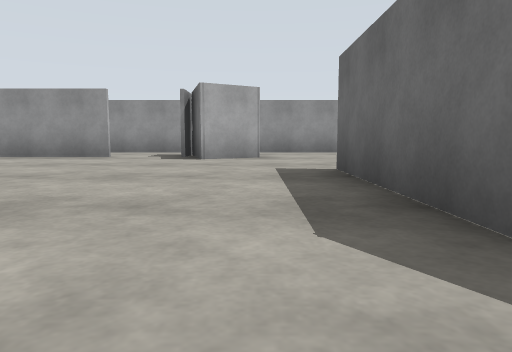
View 1 (above)

21 first-person views from a walk through a Gazebo world. The camera is 0.72 m above the floor, tilts 6° down and sees 70° across. The floor is counted in squares, 2 m on a side. Each view is taken from the middle of a square. On the plan, view 1 faces up. The plan holds only what a view shows up to about 9 squares ahead; the rest is blank.

View 2
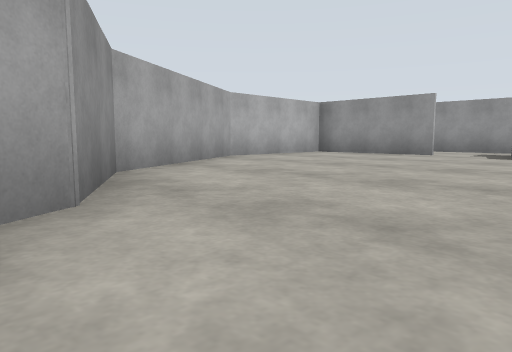

View 3
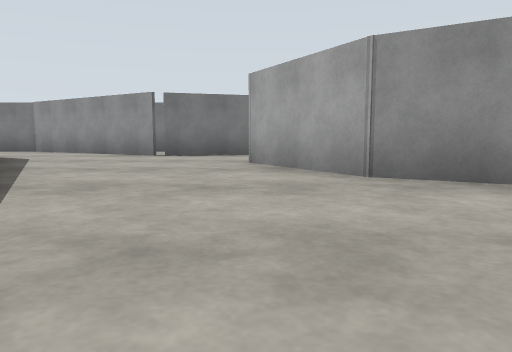

View 4
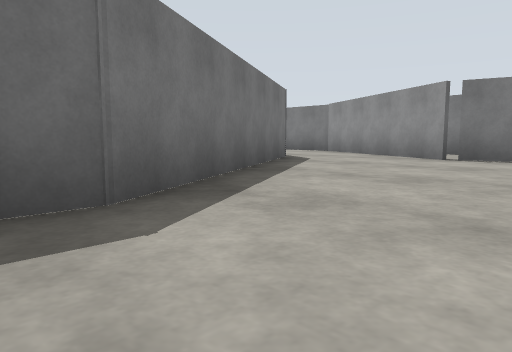

View 5
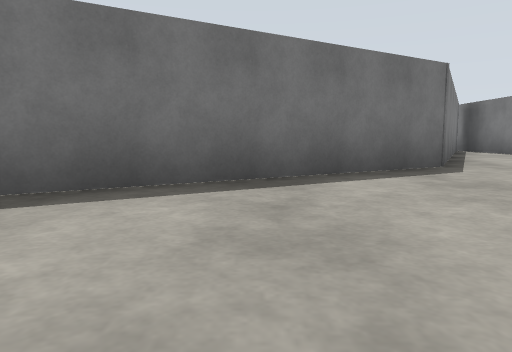

View 6
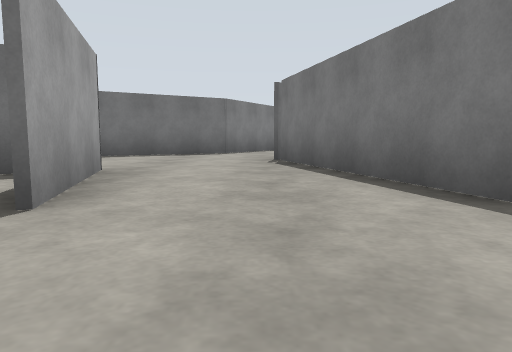

View 7
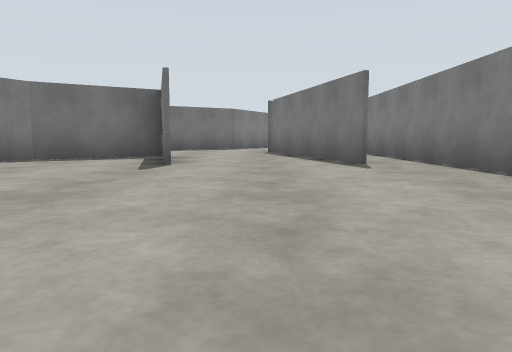

View 8
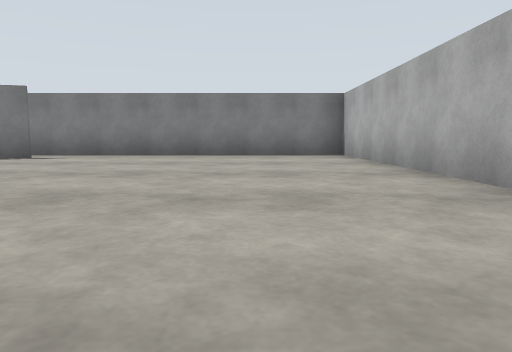

View 9
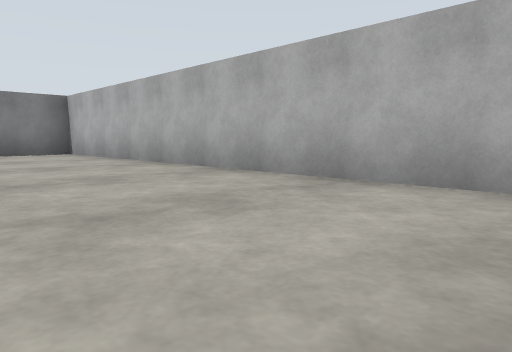

View 10
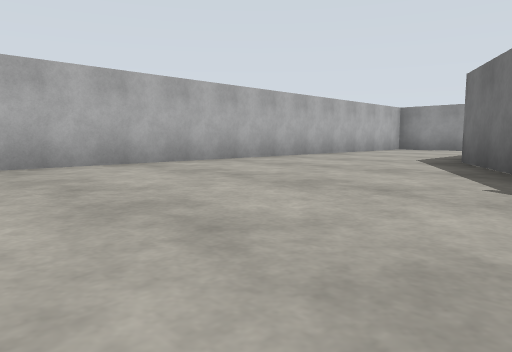

View 11
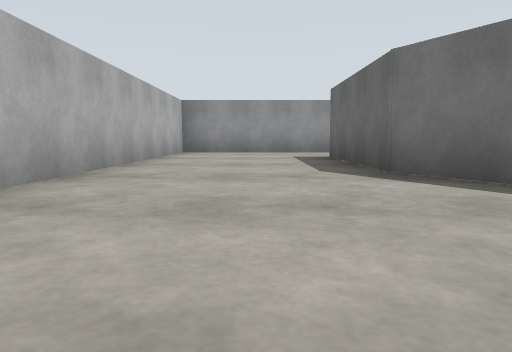

View 12
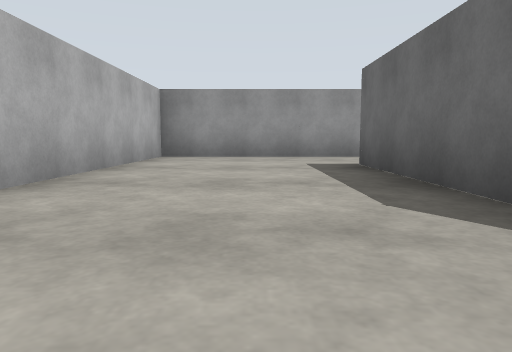

View 13
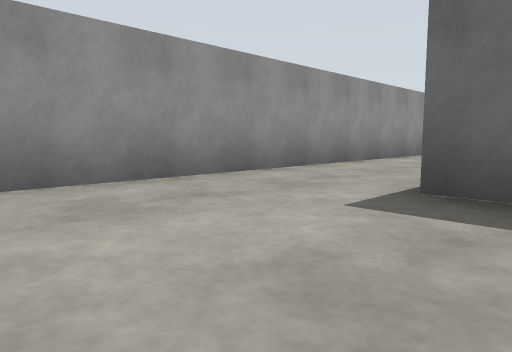

View 14
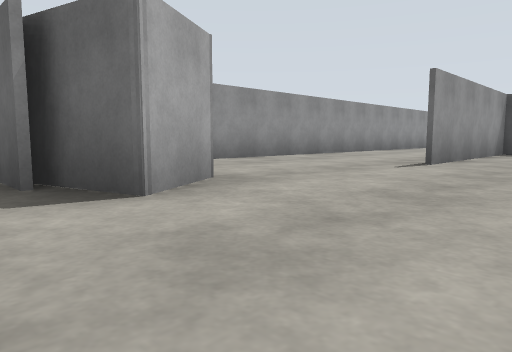

View 15
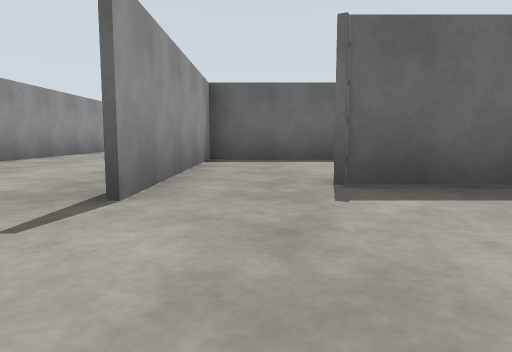

View 16
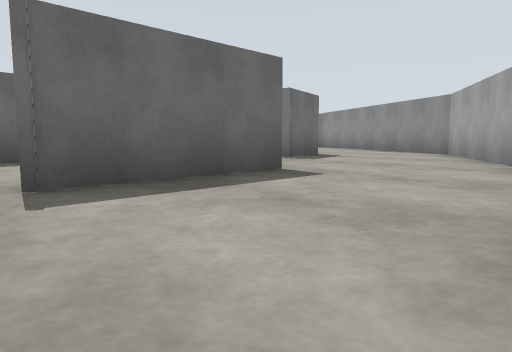

View 17
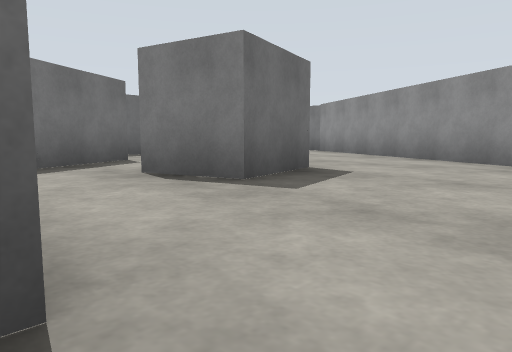

View 18
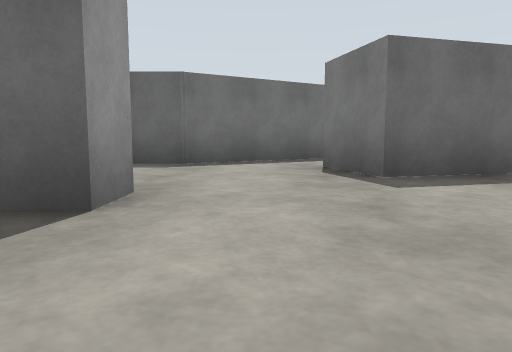

View 19
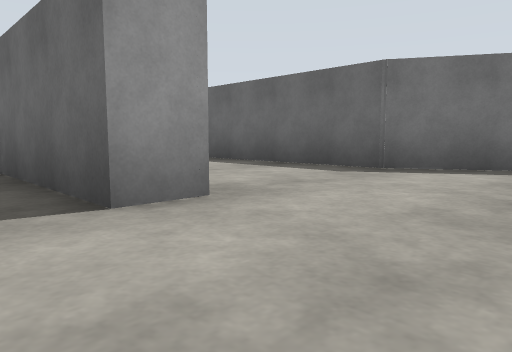

View 20
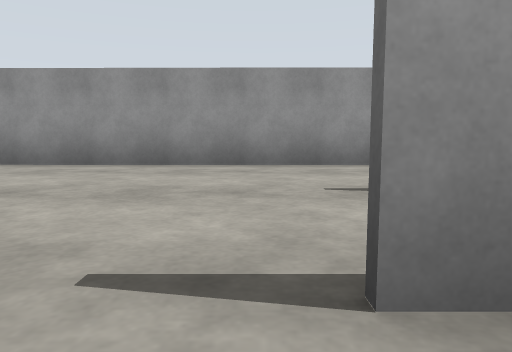

View 21
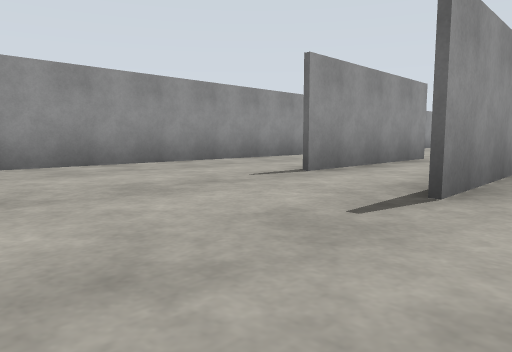

### Floor plan
Ten units are one square. View 1 is at (0, 0); x grows to the right and y downward. Boxes are objects, and circles mark ways between rooms. Rooms are numbered by the first view taken in them; rooms with no view inside come last. Other rooms are left out.
<svg viewBox="-93 -94 243 164">
<path fill="none" stroke="#000" d="M-14 -67 -14 -75M1 -66 -9 -61 -13 -74M-26 -68 -51 -68M-55 -64 -55 -38 -37 -7 -20 3 -9 23 -18 25M-13 49 11 43 29 53M35 33 9 -12 9 -43M-47 -23 -56 -38 -56 -70M-32 28 -10 22 -21 4 -25 1M-18 25 -32 29M-30 54 -13 49M-14 -89 -88 -89 -88 65 18 65M45 -18 38 -18 38 -44M87 8 71 -20 71 -58 30 -58M57 17 53 2 66 -2M20 5 36 33 57 45M121 -47 101 -47M-13 -77 -13 -67M145 -64 111 -64M142 -88 -14 -89"/>
<circle cx="-10" cy="40" r="3" fill="#2a7"/>
<circle cx="-20" cy="-70" r="3" fill="#2a7"/>
<circle cx="10" cy="-55" r="3" fill="#2a7"/>
<circle cx="-5" cy="-80" r="3" fill="#2a7"/>
<text x="-10" y="-20">1</text>
<text x="-60" y="0">2</text>
<text x="60" y="-40">3</text>
</svg>
Room 1 opens to room 2. Room 1 opens to room 3. Room 2 opens to room 3.

Where each view was taken, in squares from view 1:
view 1: 0 up, 0 right, facing up
view 2: 1 down, 0 right, facing up-left
view 3: 3 up, 1 left, facing down
view 4: 2 up, 1 left, facing down-right
view 5: 1 down, 1 left, facing right
view 6: 4 down, 5 left, facing right
view 7: 4 down, 8 left, facing right
view 8: 1 up, 7 left, facing down
view 9: 2 up, 6 left, facing down-left
view 10: 2 down, 4 left, facing up-left
view 11: 0 up, 7 left, facing up
view 12: 2 up, 7 left, facing up
view 13: 6 up, 8 left, facing up-right
view 14: 4 up, 2 left, facing up-right
view 15: 5 up, 1 right, facing right
view 16: 5 up, 1 right, facing down-right
view 17: 2 up, 3 right, facing down-right
view 18: 1 up, 2 right, facing right
view 19: 0 up, 3 right, facing up-right
view 20: 4 up, 10 right, facing up
view 21: 4 up, 8 right, facing up-right
